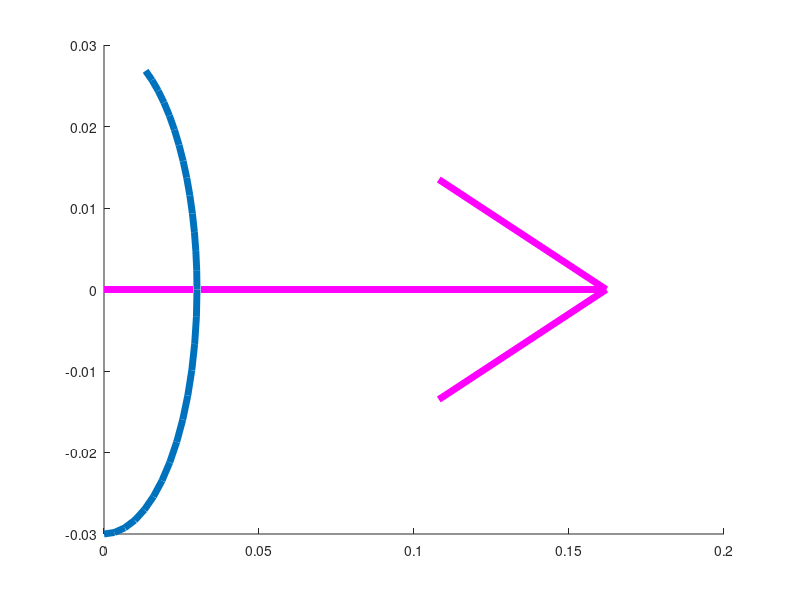

MATLAB code for this plot: (Note: this script raises an error after producing the figure.)
% plotCurvedArrows_2D.m
% adapts the arrows in the visualization of one spine vertebra into 2D,
% by adding arrows for the Z, X axes and \theta rotation.
% Andrew P. Sabelhaus (adapted from Abishek Akella), march 2018.

function [] = plotCurvedArrows_2D()
    hold on
    
    % Rotation label for \theta around the Y-axis.
    % "bottom" section
    CreateCurvedArrow3([0, -0.03, .2], [0.03, 0, .2], [0, 0, .2])
    % "top" section
    % full semi-circle:
    %CreateCurvedArrow3([0.03, 0, .2], [0, 0.03, .2], [0, 0, .2])
    % partial circle, for arrow not intersecting z-axis
    CreateCurvedArrow3([0.03, 0, .2], [0.01, 0.02, .2], [0, 0, .2])
    % ...removing the section of the -x axis.
    %CreateCurvedArrow3([0, 0.03, .2], [-0.03, 0, .2], [0, 0, .2])
    
    % X-axis: rightward, pink.
    CreateStraightArrow([0 0 0], [0.18 0 0], 'm');
    
    % z-axis: upward, black.
    CreateStraightArrow([0 0 0], [0 0.16 0], 'k');
    
    hold off
end

function [h] = CreateCurvedArrow3(from, to, center, count)
       
    % Inputs
    if (nargin < 4), count = 15; end
    if (nargin < 3), center = [0 0 0]; end
    center = center(:); from = from(:); to = to(:);

    % Start, stop and normal vectors    
    start = from - center; rstart = norm(start);
    stop = to - center; rstop = norm(stop);
    angle = atan2(norm(cross(start,stop)), dot(start,stop));
    normal = cross(start, stop); normal = normal / norm(normal);

    % Compute intermediate points by rotating 'start' vector
    % toward 'end' vector around 'normal' axis
    % See: http://inside.mines.edu/fs_home/gmurray/ArbitraryAxisRotation/
    phiAngles = linspace(0, angle, count);
    r = linspace(rstart, rstop, count) / rstart;
    intermediates = zeros(3, count);
    a = center(1); b = center(2); c = center(3);
    u = normal(1); v = normal(2); w = normal(3); 
    x = from(1); y = from(2); z = from(3);
    for ki = 1:count,
        phi = phiAngles(ki);
        cosp = cos(phi); sinp = sin(phi);
        T = [(u^2+(v^2+w^2)*cosp)  (u*v*(1-cosp)-w*sinp)  (u*w*(1-cosp)+v*sinp) ((a*(v^2+w^2)-u*(b*v+c*w))*(1-cosp)+(b*w-c*v)*sinp); ...
             (u*v*(1-cosp)+w*sinp) (v^2+(u^2+w^2)*cosp)   (v*w*(1-cosp)-u*sinp) ((b*(u^2+w^2)-v*(a*u+c*w))*(1-cosp)+(c*u-a*w)*sinp); ...   
             (u*w*(1-cosp)-v*sinp) (v*w*(1-cosp)+u*sinp)  (w^2+(u^2+v^2)*cosp)  ((c*(u^2+v^2)-w*(a*u+b*v))*(1-cosp)+(a*v-b*u)*sinp); ...
                      0                    0                      0                                1                               ];
        intermediate = T * [x;y;z;r(ki)];
        intermediates(:,ki) = intermediate(1:3);
    end

    % Draw the curved line
    % Can be improved of course with hggroup etc...
    X = intermediates(1,:);
    Y = intermediates(2,:);
    Z = intermediates(3,:);    
    tf = ishold;
    if (~tf), hold on; end
    h = line(X,Y,Z);       
    set(h, 'LineWidth', 5);
    if (~tf), hold off; end
end

function [h] = CreateStraightArrow(from, to, lineSpec)
    h = quiver3(from(1), from(2), from(3), to(1)-from(1), to(2)-from(2), to(3)-from(3), lineSpec);
    set(h, 'LineWidth', 5);
    h.MaxHeadSize = 0.5;
end